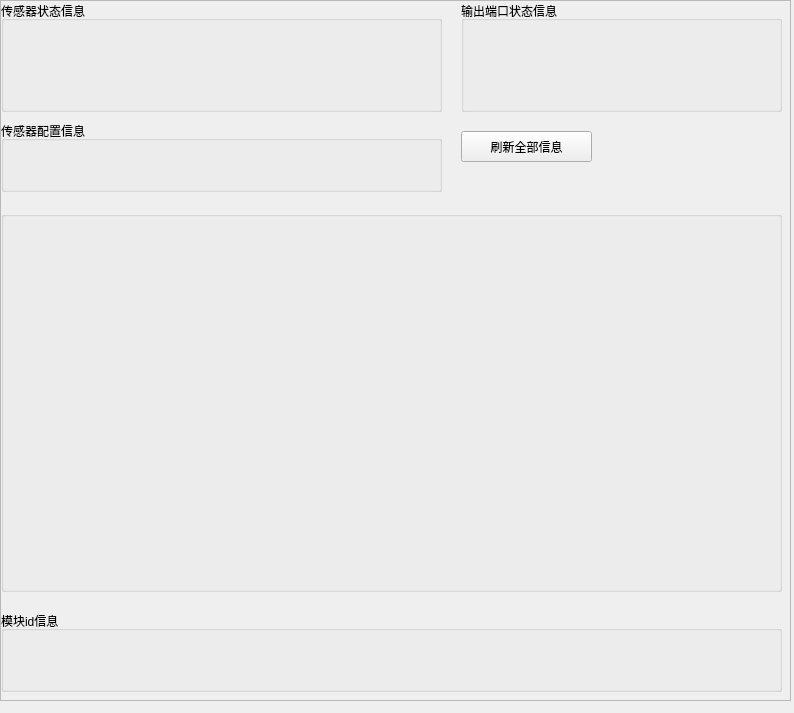
<?xml version="1.0" encoding="UTF-8"?>
<ui version="4.0">
 <class>tab_2_frame</class>
 <widget class="QWidget" name="tab_2_frame">
  <property name="geometry">
   <rect>
    <x>0</x>
    <y>0</y>
    <width>794</width>
    <height>713</height>
   </rect>
  </property>
  <property name="windowTitle">
   <string>Form</string>
  </property>
  <widget class="QWidget" name="verticalLayoutWidget_4">
   <property name="geometry">
    <rect>
     <x>0</x>
     <y>0</y>
     <width>791</width>
     <height>701</height>
    </rect>
   </property>
   <layout class="QVBoxLayout" name="tab_2_layout">
    <item>
     <widget class="QScrollArea" name="tab_2_layout_scroll">
      <property name="widgetResizable">
       <bool>true</bool>
      </property>
      <widget class="QWidget" name="tab_2_layout_scroll_content">
       <property name="geometry">
        <rect>
         <x>0</x>
         <y>0</y>
         <width>787</width>
         <height>697</height>
        </rect>
       </property>
       <widget class="QGroupBox" name="function_01">
        <property name="geometry">
         <rect>
          <x>460</x>
          <y>0</y>
          <width>321</width>
          <height>111</height>
         </rect>
        </property>
        <property name="title">
         <string>输出端口状态信息</string>
        </property>
       </widget>
       <widget class="QGroupBox" name="function_02">
        <property name="geometry">
         <rect>
          <x>0</x>
          <y>0</y>
          <width>441</width>
          <height>111</height>
         </rect>
        </property>
        <property name="title">
         <string>传感器状态信息</string>
        </property>
       </widget>
       <widget class="QGroupBox" name="function_03">
        <property name="geometry">
         <rect>
          <x>0</x>
          <y>120</y>
          <width>441</width>
          <height>71</height>
         </rect>
        </property>
        <property name="title">
         <string>传感器配置信息</string>
        </property>
       </widget>
       <widget class="QGroupBox" name="function_04">
        <property name="geometry">
         <rect>
          <x>0</x>
          <y>210</y>
          <width>781</width>
          <height>381</height>
         </rect>
        </property>
        <property name="title">
         <string/>
        </property>
       </widget>
       <widget class="QGroupBox" name="function_11">
        <property name="geometry">
         <rect>
          <x>0</x>
          <y>610</y>
          <width>781</width>
          <height>81</height>
         </rect>
        </property>
        <property name="title">
         <string>模块id信息</string>
        </property>
       </widget>
       <widget class="QPushButton" name="refresh">
        <property name="geometry">
         <rect>
          <x>460</x>
          <y>130</y>
          <width>131</width>
          <height>31</height>
         </rect>
        </property>
        <property name="text">
         <string>刷新全部信息</string>
        </property>
       </widget>
      </widget>
     </widget>
    </item>
   </layout>
  </widget>
 </widget>
 <resources>
  <include location="../../../resource/mainPage.qrc"/>
 </resources>
 <connections/>
</ui>
